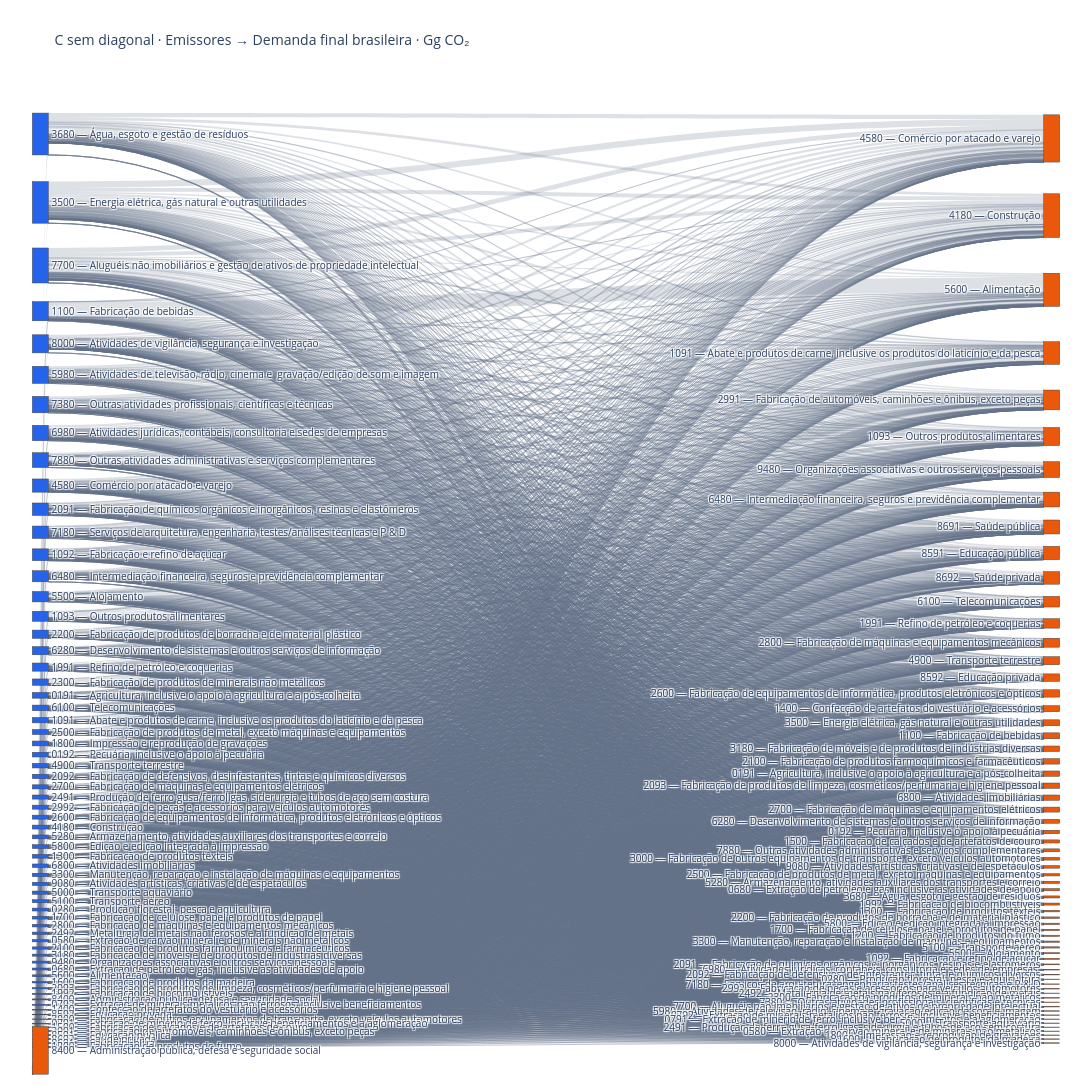

The notebook cell saved with this chart:
### Markdown cell above
## 6. Sankey: atribuição de emissões entre atividades

O Sankey usa **C fora da diagonal**, mantendo o recorte do grafo anterior, com todas as ligações positivas. Azul identifica emissores e laranja identifica atividades da demanda final. A largura de cada ligação é $C_{ij}$ em Gg de CO₂.

No Sankey, a altura do nó corresponde à soma dos fluxos **exibidos**: soma da linha menos diagonal à esquerda; soma da coluna menos diagonal à direita. Portanto, a altura laranja não representa apenas a diagonal. Os totais completos e a diagonal aparecem ao passar o mouse. Cada lado é ordenado por seu fluxo exibido, do maior para o menor.

São atribuições à demanda final, não etapas físicas sucessivas de produção. O Sankey mostra volumes; as próximas figuras mostram similaridade de perfis.

### Code cell
import plotly.graph_objects as go

valores_fluxos = C.to_numpy(copy=True)
np.fill_diagonal(valores_fluxos, 0.0)
C_fluxos = pd.DataFrame(valores_fluxos, index=C.index, columns=C.columns)
fluxos_linhas = C_fluxos.sum(axis=1)
fluxos_colunas = C_fluxos.sum(axis=0)
ordem_linhas = fluxos_linhas.sort_values(ascending=False, kind="stable").index
ordem_colunas = fluxos_colunas.sort_values(ascending=False, kind="stable").index
n = len(C)
indices_linhas = {codigo: i for i, codigo in enumerate(ordem_linhas)}
indices_colunas = {codigo: n + i for i, codigo in enumerate(ordem_colunas)}

origens, destinos, pesos = [], [], []
for origem in ordem_linhas:
    for destino in ordem_colunas:
        peso = float(C_fluxos.loc[origem, destino])
        if peso > 0:
            origens.append(indices_linhas[origem])
            destinos.append(indices_colunas[destino])
            pesos.append(peso)
np.testing.assert_allclose(sum(pesos), C.to_numpy().sum() - np.trace(C.to_numpy()))
assert all(ordem_linhas[i] != ordem_colunas[j-n] for i, j in zip(origens, destinos))

rotulos, detalhes = [], []
for ordem, somas, fluxos in [(ordem_linhas, C.sum(axis=1), fluxos_linhas),
                             (ordem_colunas, C.sum(axis=0), fluxos_colunas)]:
    for codigo in ordem:
        rotulos.append(f"{codigo} — {nomes[codigo]}")
        detalhes.append([float(somas[codigo]), float(C.loc[codigo, codigo]), float(fluxos[codigo])])

# Posições verticais proporcionais aos fluxos reservam espaço para nós grandes.
posicoes_y = []
for ordem, fluxos in [(ordem_linhas, fluxos_linhas), (ordem_colunas, fluxos_colunas)]:
    f = fluxos.loc[ordem].to_numpy()
    parcelas = f / f.sum() if f.sum() > 0 else np.full(n, 1/n)
    alturas = 0.72 * parcelas + 0.26 / n
    posicoes_y.extend((0.01 + np.cumsum(alturas) - alturas/2).tolist())

fig_sankey = go.Figure(go.Sankey(
    arrangement="fixed",
    node=dict(label=rotulos, color=["#2563eb"]*n + ["#ea580c"]*n,
              x=[0.01]*n + [0.99]*n, y=posicoes_y, pad=8, thickness=16,
              customdata=detalhes,
              hovertemplate="%{label}<br>Total completo do eixo: %{customdata[0]:,.2f} Gg"
                            "<br>Diagonal: %{customdata[1]:,.2f} Gg"
                            "<br>Fluxo exibido: %{customdata[2]:,.2f} Gg<extra></extra>"),
    link=dict(source=origens, target=destinos, value=pesos,
              color="rgba(100,116,139,0.22)",
              hovertemplate="%{source.label} → %{target.label}<br>%{value:,.2f} Gg CO₂<extra></extra>"),
))
fig_sankey.update_layout(title="C sem diagonal · Emissores → Demanda final brasileira · Gg CO₂",
                         height=2200, width=1500, font=dict(size=10),
                         margin=dict(l=30, r=30, t=90, b=30), paper_bgcolor="white")
fig_sankey.show()

### Figure 1 — Plotly figure (JSON) as saved in the notebook; plotly's stock layout.template omitted (floating-point values rounded to 4 significant figures; data arrays with more than 128 entries replaced by an {"elided": "..."} marker saying what was removed)
{"data": [{"arrangement": "fixed", "link": {"color": "rgba(100,116,139,0.22)", "hovertemplate": "%{source.label} → %{target.label}<br>%{value:,.2f} Gg CO₂<extra></extra>", "source": {"elided": "4290 int values"}, "target": {"elided": "4290 int values"}, "value": {"elided": "4290 float values"}}, "node": {"color": {"elided": "134 str values"}, "customdata": {"elided": "134x3 float values"}, "hovertemplate": "%{label}<br>Total completo do eixo: %{customdata[0]:,.2f} Gg<br>Diagonal: %{customdata[1]:,.2f} Gg<br>Fluxo exibido: %{customdata[2]:,.2f} Gg<extra></extra>", "label": {"elided": "134 str values"}, "pad": 8, "thickness": 16, "x": {"elided": "134 float values"}, "y": {"elided": "134 float values"}}, "type": "sankey"}], "layout": {"font": {"size": 10}, "margin": {"l": 30, "r": 30, "t": 90, "b": 30}, "title": {"text": "C sem diagonal · Emissores → Demanda final brasileira · Gg CO₂"}, "height": 2200, "width": 1500, "paper_bgcolor": "white"}}
